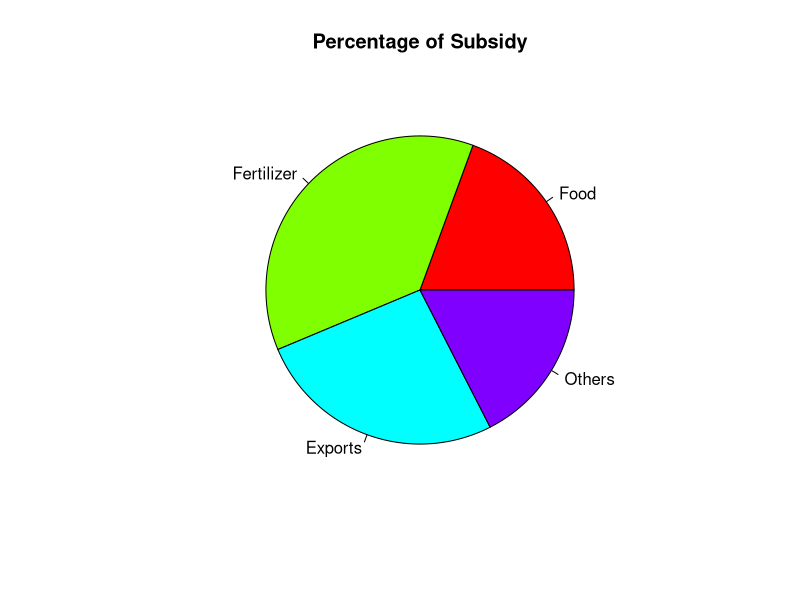

Source code (R):
##SLIP - 19
##Q.1 
# Data 
items <- c("Food", "Fertilizer", "Exports", "Others") 
percent <- c(20, 38, 27, 18)   # corrected 203 → 20 

# Pie chart 
pie(percent, 
labels = items, 
main = "Percentage of Subsidy", 
col = rainbow(length(items))) 

##Q.2 
# Create matrix 
runs <- matrix(c( 
55,23,40,77,3,19,43,53,69,17, 
45,40,39,44,58,68,39,48,54,55, 
71,50,50,58,48,46,71,63,34,57, 
79,79,83,89,56,78,48,59,64,49, 
50,13,59,45,79,80,4,0,24,56 
), nrow = 5, byrow = TRUE) 

# Row names (players) 
rownames(runs) <- c("Surya","Hardik","Shivam","Sanju","Abhishek")
 
# Column names (matches)  
colnames(runs) <- paste("M",1:10,sep="") 

# Display 
print(runs) 

# 1) Average score of each player 
avg_score <- rowMeans(runs) 
cat("Average score:\n") 
print(avg_score) 

# 2) Highest score in each match 
max_score <- apply(runs, 2, max) 
cat("Highest score in each match:\n") 
print(max_score) 

# 3) Five-number summary 
cat("Five-number summary:\n") 
print(fivenum(runs))
